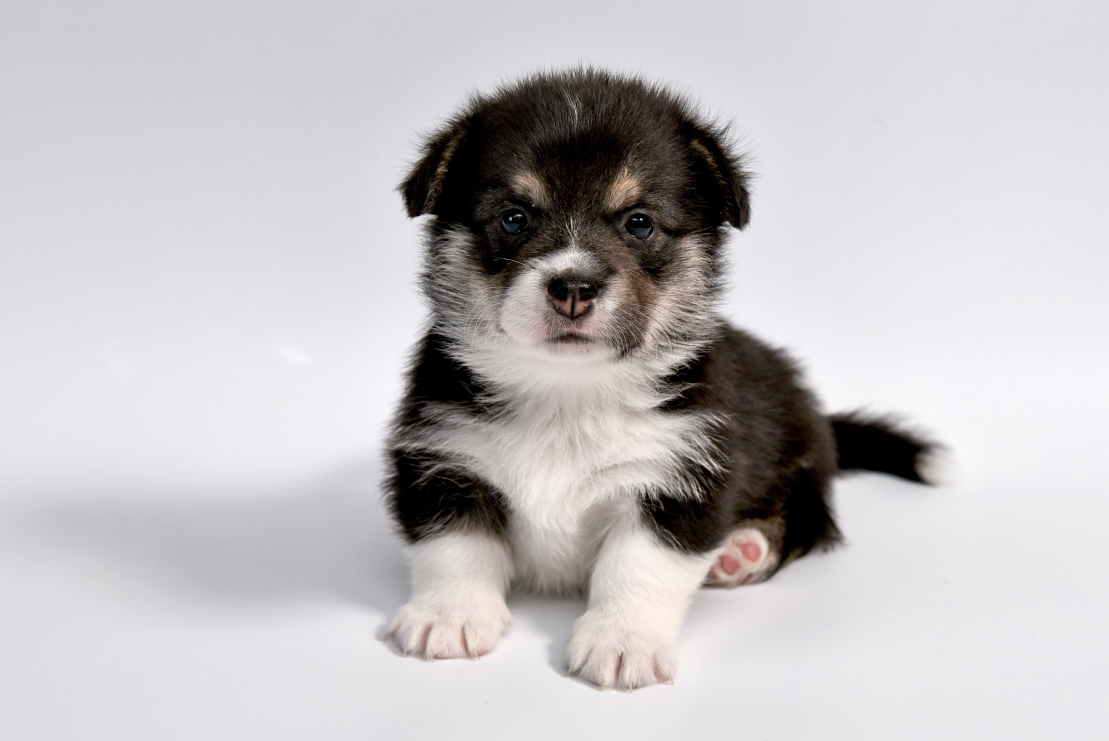
#> input picture Photos/dog3.jpg, 4436 x 2961 px (shown at 1/4 size)
$ python image_transformation.py
#> lines starting #> are read from the running program, lines starting #| are printed output that depends on the picture
#> further down, img is the input picture: shape (2961, 4436, 3); mean B, G, R 194.1, 192, 195.1
import cv2 as cv
import numpy as np

def scalingFrame(frame , scale=0.5):
#> called with scale = 0.1
    width = int(frame.shape[1]*scale)
#> width = 443
    height = int(frame.shape[0]*scale)
#> height = 296
    dimension = (width , height)
#> dimension = (443, 296)
    return cv.resize(frame ,dimension , interpolation=cv.INTER_AREA)

img = cv.imread('Photos/dog3.jpg')
img = scalingFrame(img , 0.1)
cv.imshow("Dog1",img)

# Translation
'''
Using translation, we can shift images up ,down ,left and right.
'''
# x and y is for number of shift to shift.
def translation(img , x, y):
#> called with x = 100, y = 100
    transMatrix = np.float32([[1,0,x],[0,1,y]])
    dimensions = (img.shape[1],img.shape[0])
#> dimensions = (443, 296)
    return cv.warpAffine(img , transMatrix , dimensions)
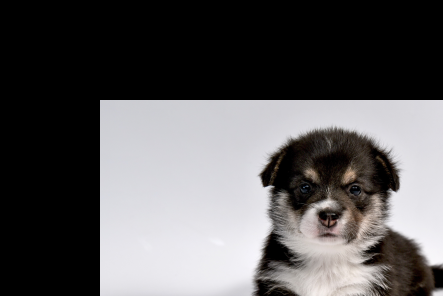
#> returned value: shape (296, 443, 3); mean of channels 0, 1, 2 90.5, 89.6, 91.3; drawn as B, G, R

# -x -> left
# -y -> Up
# x -> right
# y -> Down

translated = translation(img , 100,100)
# cv.imshow('Translated',translated)


# Rotation
def rotate(img , angle , rotPoint=None):
#> called with angle = -45
    (height,width) = img.shape[:2]
#> height = 296; width = 443

    if rotPoint is None :
        rotPoint = (width//2,height//2)
#> rotPoint = (221, 148)

    rotMat = cv.getRotationMatrix2D(rotPoint , angle , 1.0)
    dimensions = (width , height)
#> dimensions = (443, 296)

    return cv.warpAffine(img , rotMat , dimensions)
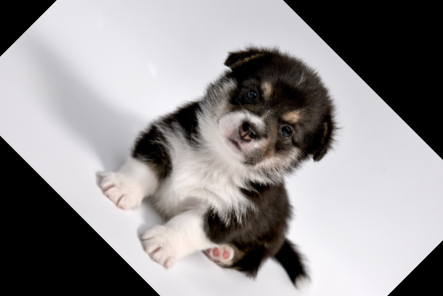
#> returned value: shape (296, 443, 3); mean of channels 0, 1, 2 144.2, 143.1, 146; drawn as B, G, R

# anti clock-wise
# rotated = rotate(img , 45)
# cv.imshow('Rotated1',rotated)
# clock-wise
rotated = rotate(img, -45)
# cv.imshow('Rotated2', rotated)

rotated = rotate(rotated, -90)
#> call 2 of rotate, with angle = -90
#> in rotate (call 2), `return cv.warpAffine(img , rotMat , dimensions)`:
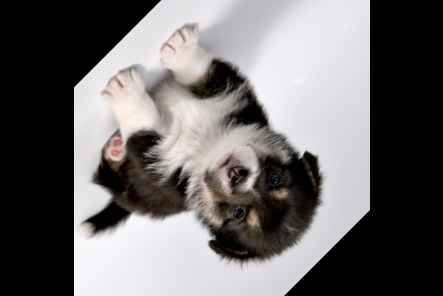
#> returned value: shape (296, 443, 3); mean of channels 0, 1, 2 106, 105.6, 108.4; drawn as B, G, R
# cv.imshow('Rotated2', rotated)


# Resizing image
resized = cv.resize(img , (500,500) , interpolation=cv.INTER_CUBIC)
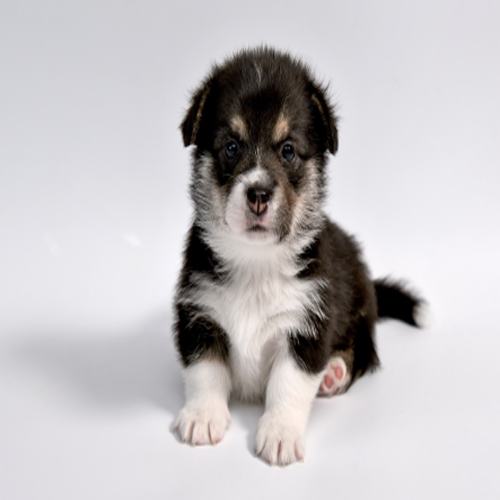
#> resized: shape (500, 500, 3); mean B, G, R 194.1, 192, 195.1
# cv.imshow('Resizing',resized)


# fliping image
'''
flip method have 3 flip code:
0 -> vertically
1 ->horixontally
-1 ->both vertically and horizontally
'''
# vertically
flip = cv.flip(img ,0)
# cv.imshow('Flip1',flip)

# horizontally
flip = cv.flip(img ,1)
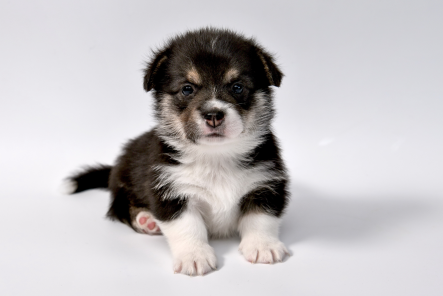
#> flip: shape (296, 443, 3); mean B, G, R 194.1, 192, 195.1
# cv.imshow('Flip2',flip)

# Both vertically an horizontally
flip = cv.flip(img, -1)
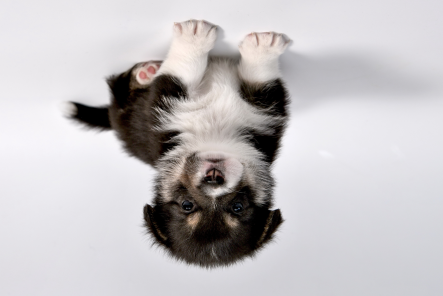
#> flip: shape (296, 443, 3); mean B, G, R 194.1, 192, 195.1
# cv.imshow('Flip3', flip)

# Cropping image
crop = img[30:300,140:380]
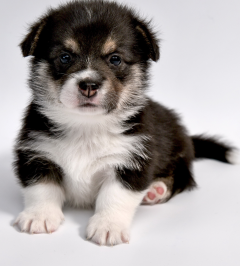
#> crop: shape (266, 240, 3); mean B, G, R 160.6, 161.4, 166.9
cv.imshow('Cropped',crop)


cv.waitKey(0)

$ run again, with Photos/dog1.jpg copied over Photos/dog3.jpg
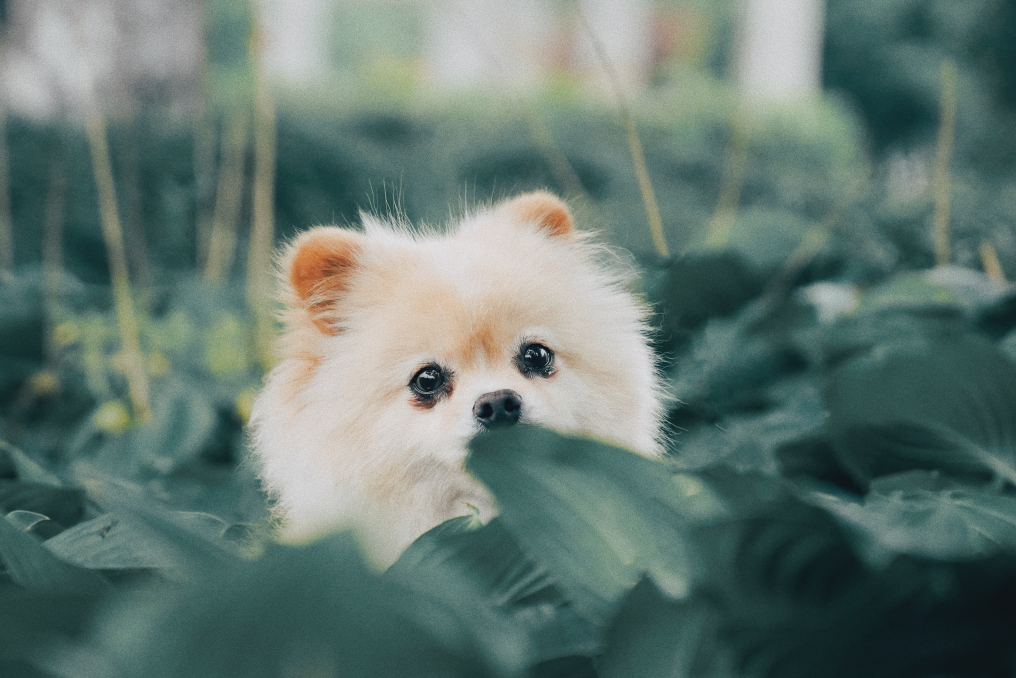
#> input picture Photos/dog1.jpg, 4063 x 2712 px (shown at 1/4 size)
#> img is the input picture: shape (2712, 4063, 3); mean B, G, R 112.9, 119.6, 99.5
#> `flip = cv.flip(img, -1)`:
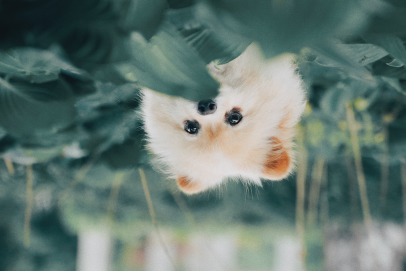
#> flip: shape (271, 406, 3); mean B, G, R 112.9, 119.6, 99.5
#> `crop = img[30:300,140:380]`:
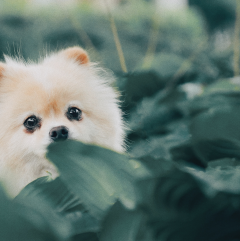
#> crop: shape (241, 240, 3); mean B, G, R 112.2, 118.8, 98.4

$ run again, with Photos/dog4.jpg copied over Photos/dog3.jpg
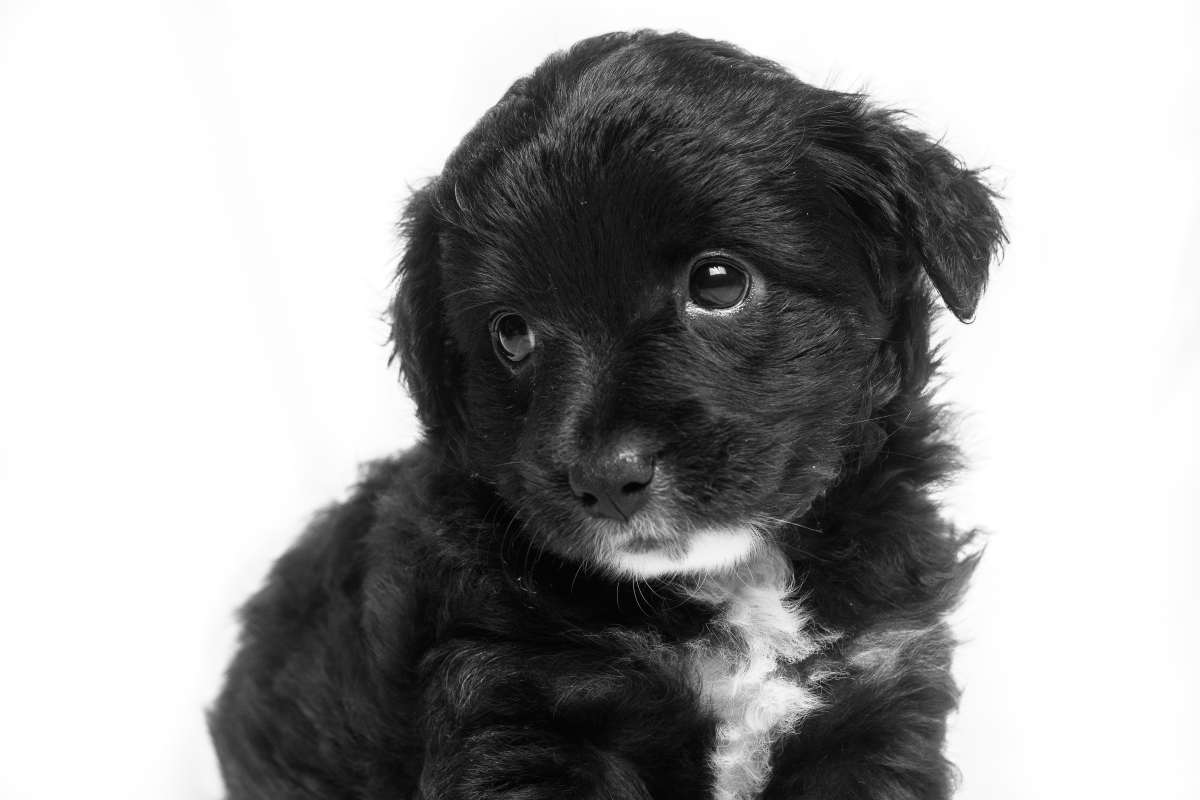
#> input picture Photos/dog4.jpg, 6000 x 4000 px (shown at 1/5 size)
#> img is the input picture: shape (4000, 6000, 3); min 0, max 255, mean 160.9
#> `resized = cv.resize(img , (500,500) , interpolation=cv.INTER_CUBIC)`:
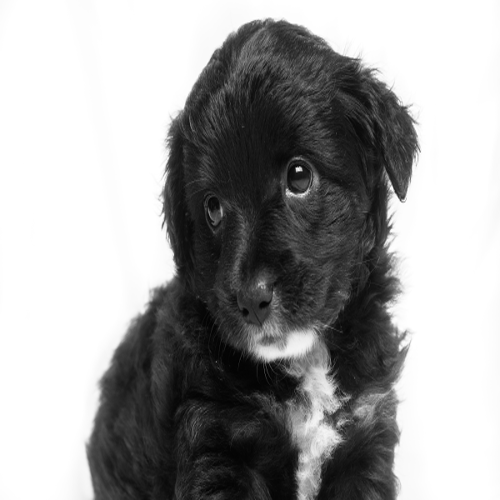
#> resized: shape (500, 500, 3); min 0, max 255, mean 160.9
#> `crop = img[30:300,140:380]`:
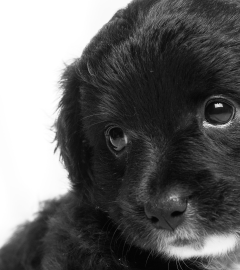
#> crop: shape (270, 240, 3); min 4, max 255, mean 101
